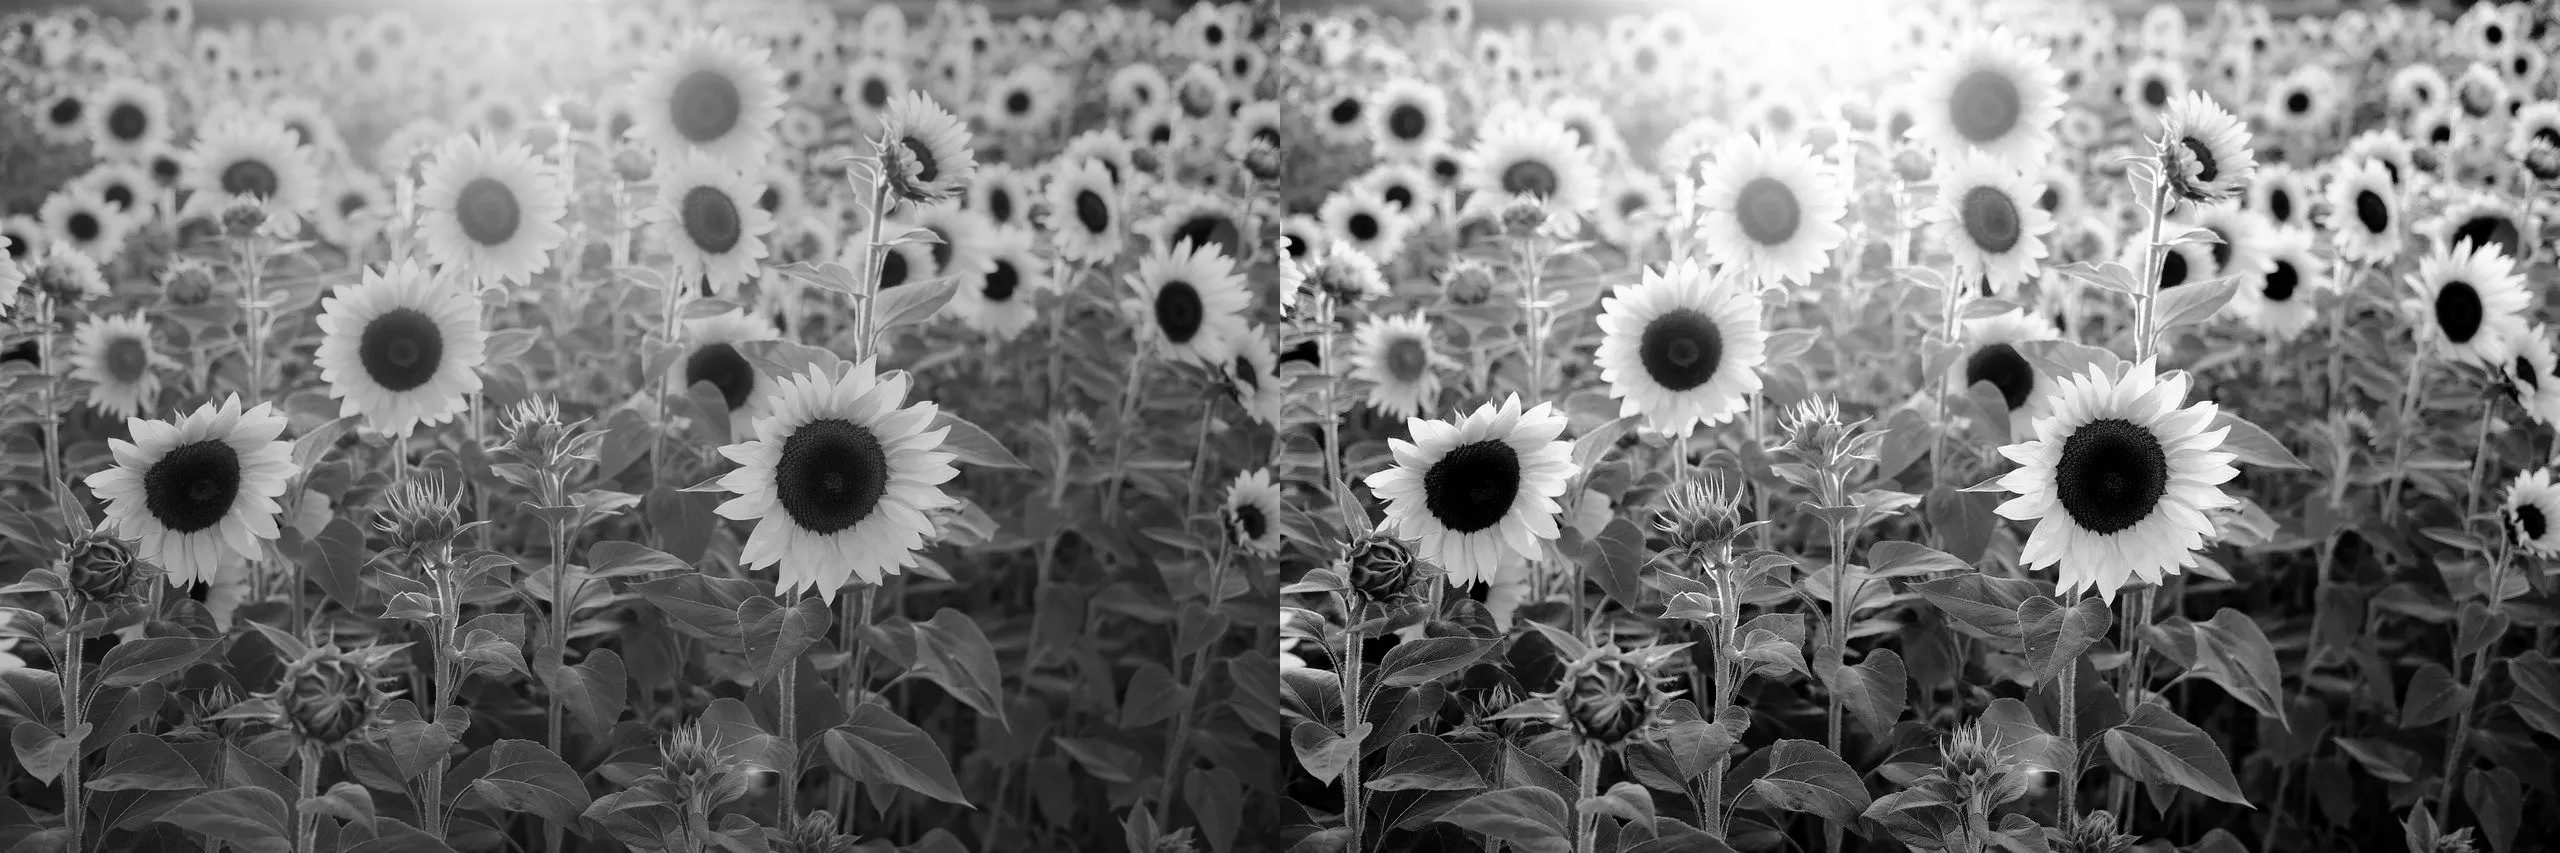

This figure's Python source:
import os
import sys
filepath = os.path.abspath(__file__)
nam = filepath.split(os.sep)[-1]
filepath = filepath.replace(nam, "")
sys.path.append(filepath)

import cv2
import numpy as np
from matplotlib import pyplot as plt

def equal_histgray_image():
    pth = os.path.join(filepath, r'..\shift\sunoray.png')
    # pth = os.path.join(filepath, r'..\an.jpg')
    # pth = os.path.join(filepath, r'..\hunan.jpg')
    img = cv2.imread(pth, 0)
    h, w = img.shape
    # img = cv2.resize(img, (w//4, h//4))
    # h, w = img.shape
    count = np.zeros(256)
    for i in range(h):
        for j in range(w):
            count[img[i, j]] += 1
    cumsum = np.cumsum(count)
    nimg = np.zeros_like(img)
    areas = h * w
    for i in range(h):
        for j in range(w):
            nimg[i, j] = (256 / areas) * cumsum[img[i, j]] - 1
    nimg[nimg > 255] = 255
    nimg[nimg < 0] = 0
    
    countafter = np.zeros(256)
    for i in range(h):
        for j in range(w):
            countafter[nimg[i, j]] += 1
    plt.plot(range(len(countafter)), countafter)
    # plt.plot(range(len(countafter)), np.cumsum(countafter))
    plt.show()
    plt.close()
    img = np.concatenate([img, nimg], axis = 1)
    cv2.imwrite(os.path.join(filepath, r'equalhist.jpg'), img)

if __name__ == "__main__":
    equal_histgray_image()
